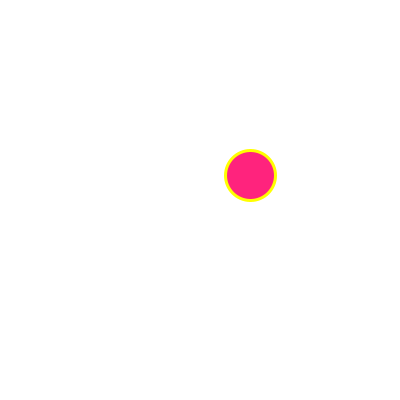
Frame 1 (no input)
Frame 60 (the mouse pressed at the canvas centre just before this capture): identical to frame 1, image omitted
Frame 120 (the mouse held since frame 60 and released just before this capture): identical to frame 1, image omitted

The Processing sketch that drew this single still picture (run headless with seeded random() and noise(); from frame 60 on, the mouse is pressed at the canvas centre):

// Processing sketch: color
// ── color.pde
/* 
Setting color. 
Created by Dawn C. Hayes March 2017. 
Modified for Processing July 2017.
*/

void setup() {
  size(400, 400);
}

// an ellipse is draw at an x position of 250 and a y position of 175 with a width of 50 and a height of 50.
void draw() {
  background(255);      // canvas background color.
  stroke(255, 255, 0); // stroke() sets the color of the outline
  strokeWeight(3);     // strokeWeight() sets the thickness of the outline
  fill(255, 35, 125);  // fill() sets the color of the object
  ellipse(250, 175, 50, 50);  // draws a circle/ellipse at an x and y location with a width and a height of 50.
}
